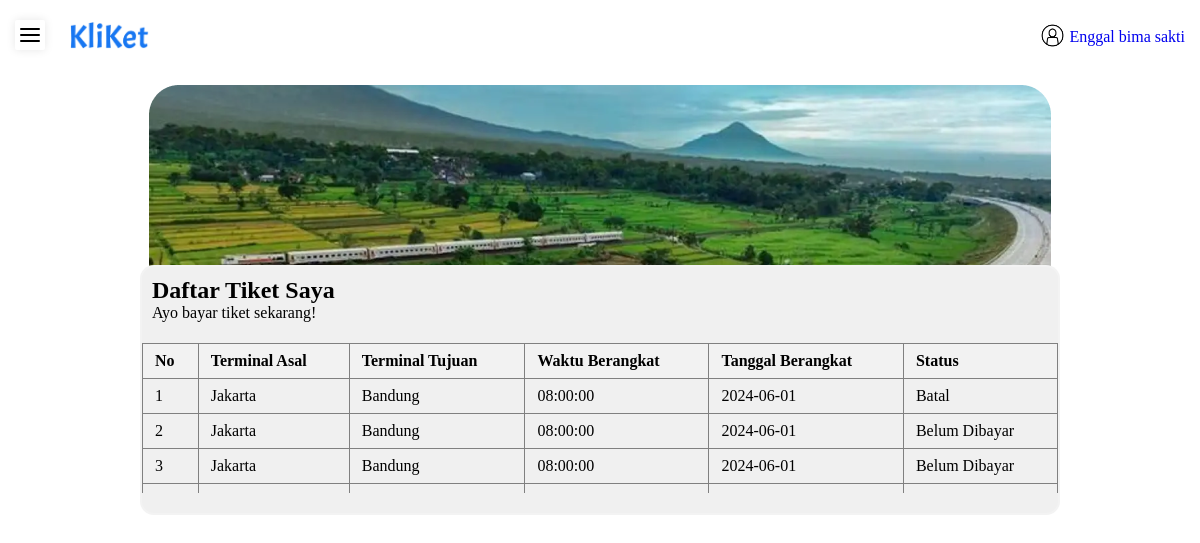
Page /riwayat.php (signed in) on the committed database.
### tables this page shows
CREATE TABLE `pengguna` (
  `userid` int(11) NOT NULL,
  `username` varchar(255) NOT NULL,
  `nama` varchar(255) NOT NULL,
  `email` varchar(255) NOT NULL
);

CREATE TABLE `tiket` (
  `tiketID` int(11) NOT NULL,
  `ruteID` int(11) NOT NULL,
  `userID` int(11) NOT NULL,
  `pembayaran` int(11) DEFAULT NULL,
  `status_kehadiran` varchar(20) DEFAULT 'Belum Ditentukan',
  `bukti_pembayaran` varchar(255) DEFAULT NULL,
  `kode_unik_bank` varchar(255) DEFAULT NULL
);

CREATE TABLE `rute` (
  `ruteID` int(11) NOT NULL,
  `waktu_berangkat` time NOT NULL,
  `asal` varchar(255) NOT NULL,
  `tanggal_berangkat` date NOT NULL,
  `tujuan` varchar(255) DEFAULT NULL,
  `busID` int(11) DEFAULT NULL,
  `harga` int(11) DEFAULT NULL
);

### database/auth.php (called while the page is built, shortened)
<?php
$userID = $_SESSION['userID'];
$sql = "
    SELECT p.nama, p.email
    FROM pengguna p
    WHERE p.userID = ?";
$stmt = $conn->prepare($sql);
$stmt->bind_param('i', $userID);
$stmt->execute();
$result = $stmt->get_result();
$user = $result->fetch_assoc();
$nama = isset($user['nama']) ? $user['nama'] : '';
?>

### riwayat.php (the view, shortened to what this page needs)
<?php
include 'database/koneksi.php';
include 'database/auth.php';
$tiketQuery = "SELECT t.tiketID, t.pembayaran, r.asal, r.tujuan, r.waktu_berangkat, r.tanggal_berangkat
                FROM tiket t
                JOIN rute r ON t.ruteID = r.ruteID
                WHERE t.userID = ?";
$stmt = $conn->prepare($tiketQuery);
$stmt->bind_param('i', $userID);
$stmt->execute();
$tiketResult = $stmt->get_result();
?>
<!DOCTYPE html>
<html lang="en">
<head>
    <link rel="stylesheet" href="css/style.css">
    <link rel="stylesheet" href="css/tabel.css">
</head>
<body>
    <div class="nav">
        <label>
            <div class="toggle">
                <span class="top_line common"></span>
                <span class="middle_line common"></span>
                <span class="bottom_line common"></span>
            </div>
        </label>
        <div class="cont">
            <nav>
                <a href="index.php"><img src="img/Kliket-logo-blue.png" class="logo"></a>
                <ul>
                    <li><a href="profile.php"><img src="img/user_icon.png" class="logo2"><?php echo htmlspecialchars($nama); ?></a></li>
                </ul>
            </nav>
        </div>
    </div>
    <div class="cons">
    <div class="boxs">
        <div class="boxxs">
            <h1 class="pesan-title">Daftar Tiket Saya</h1>
            <p class="pesan-sub">Ayo bayar tiket sekarang!</p>
        </div>
        <div class="table-container">
            <table border="1">
                <thead>
                    <tr>
                        <th>No</th>
                        <th>Terminal Asal</th>
                        <th>Terminal Tujuan</th>
                        <th>Waktu Berangkat</th>
                        <th>Tanggal Berangkat</th>
                        <th>Status</th>
                    </tr>
                </thead>
                <tbody>
                    <?php
                    if ($tiketResult->num_rows > 0) {
                        $no = 1;
                        while ($row = $tiketResult->fetch_assoc()) {
                            echo "<tr>";
                            echo "<td>" . $no . "</td>";
                            echo "<td>" . $row['asal'] . "</td>";
                            echo "<td>" . $row['tujuan'] . "</td>";
                            echo "<td>" . $row['waktu_berangkat'] . "</td>";
                            echo "<td>" . $row['tanggal_berangkat'] . "</td>";
                            echo "<td>";
                            if ($row['pembayaran'] == 1) {
                                echo "Sudah Bayar";
                            } elseif ($row['pembayaran'] == 2) {
                                echo "Batal";
                            } else {
                                echo "Belum Dibayar";
                            }
                            echo "</td>";
                            echo "</tr>";
                            $no++;
                        }
                    } else {
                        echo "<tr><td colspan='6'>Tidak ada riwayat tiket.</td></tr>";
                    }
                    ?>
                </tbody>
            </table>
        </div>
    </div>
</div>
</body>
</html>

### css/style.css (style rules this page uses)
* { margin: 0; padding: 0; box-sizing: border-box; }
.nav { width: 100%; height: 55px; background-color: white; background-position: center; background-size: cover; }
nav { display: flex; align-items: center; justify-content: space-between; flex-wrap: wrap; }
.logo { margin-left: 70px; margin-top: 22px; width: 80px; }
nav ul li { display: inline-block; list-style: none; margin: 0px 15px; margin-top: 12px; }
nav ul li a { text-decoration: none; position: relative; }
nav ul li a::after { content: ''; width: 0; height: 3px; background: #0D6EFD; position: absolute; left: 0; bottom: -4px; transition: 1s; }
.logo2 { margin-bottom: -10px; width: 33px; }
.toggle { position: absolute; height: 30px; width: 30px; top: 20px; left: 15px; z-index: 1; cursor: pointer; border-radius: 2px; background-color: white; box-shadow: 0 0 10px rgba(0, 0, 0, 0.1); }
.toggle .common { position: absolute; height: 2px; width: 20px; background-color: black; border-radius: 50px; transition: 0.3 ease; }
.toggle .top_line { top: 30%; left: 50%; transform: translate(-50%,-50%); }
.toggle .middle_line { top: 50%; left: 50%; transform: translate(-50%,-50%); }
.toggle .bottom_line { top: 70%; left: 50%; transform: translate(-50%,-50%); }
.cons { display: flex; background-color: white; justify-content: center; width: 100vw; height: 35vw; margin-top: 20px; }
.cons .boxs { position: absolute; }
.boxs { display: grid; margin-top: 190px; width: 920px; height: 250px; outline: none; border: none; border: 2px solid rgba(255,255,255, 0.2); border-radius: 14px; background-color: #F0F0F0; }
.boxs .pesan-title { font-size: 24px; margin-left: 10px; margin-top: 10px; }
.boxs .pesan-sub { font-size: 16px; margin-left: 10px; }

### css/tabel.css (style rules this page uses)
.table-container { max-height: 150px; overflow-y: auto; }
table { width: 100%; border-collapse: collapse; }
th, td { padding: 8px 12px; text-align: left; }
th { background-color: #f2f2f2; }

### rows in the picture
pengguna: nama "Enggal bima sakti"
tiket: ruteID.asal "Jakarta", ruteID.tujuan "Bandung", ruteID.waktu_berangkat "08:00:00", ruteID.tanggal_berangkat "2024-06-01", pembayaran "Batal"
tiket: ruteID.asal "Jakarta", ruteID.tujuan "Bandung", ruteID.waktu_berangkat "08:00:00", ruteID.tanggal_berangkat "2024-06-01", pembayaran "Belum Dibayar"
tiket: ruteID.asal "Jakarta", ruteID.tujuan "Bandung", ruteID.waktu_berangkat "08:00:00", ruteID.tanggal_berangkat "2024-06-01", pembayaran "Belum Dibayar"
